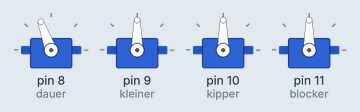
Bench run of a sketch on a simulated Arduino Mega 2560, built with avr-gcc and run on an emulated ATmega2560. On the bench: 4 × servo.

Above: at 0.05 s.
At 3.0 s:
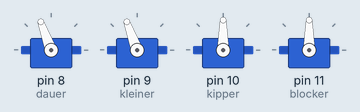
At 6.55 s:
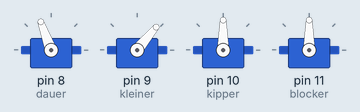
At 9.5 s:
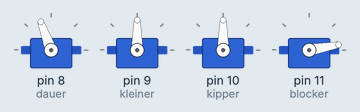
Timing chart, 0 to 15.0 s (numbered marks = the images above):
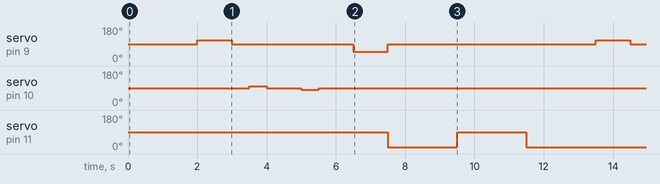

Measured:
- by itself, servo on pin 9 (kleiner): repeats every 11.5 s: 90° 3.5 s, 50° 1.0 s, 90° 6.0 s, 110° 1.0 s
- by itself, servo on pin 10 (kipper): repeats every 11.5 s: 90° 1.0 s, 80° 0.50 s, 90° 9.5 s, 100° 0.50 s
- by itself, servo on pin 11 (blocker): repeats every 11.5 s: 90° 2.0 s, 10° 9.5 s

The sketch:

eingang.ino
```cpp
#include <Servo.h>

Servo dauer;
Servo kleiner;
Servo kipper;
Servo blocker;

int servoHuellePin = 8;
int servoSchSchPin = 9;


//=====================================================================

void setup() {
  dauer.attach(8);
  kleiner.attach(9);
  kipper.attach(10);
  blocker.attach(11);


}

//=====================================================================

void loop() {

  dauer.write(110);
   delay(2000);
   kleiner.write(110);
    delay(1000);
    kleiner.write(90);
    delay(500);
    kipper.write(100);
    delay(500);
    kipper.write(90);
    delay(1000);
    kipper.write(80);
    delay(500);
    kipper.write(90);
    delay(1000);
    kleiner.write(50);
    delay(1000);
    kleiner.write(90);


//dauer.write(100);

blocker.write(10);   // block an
delay(2000);
blocker.write(90);   // block aus
delay(2000);
blocker.write(10);


}
```
